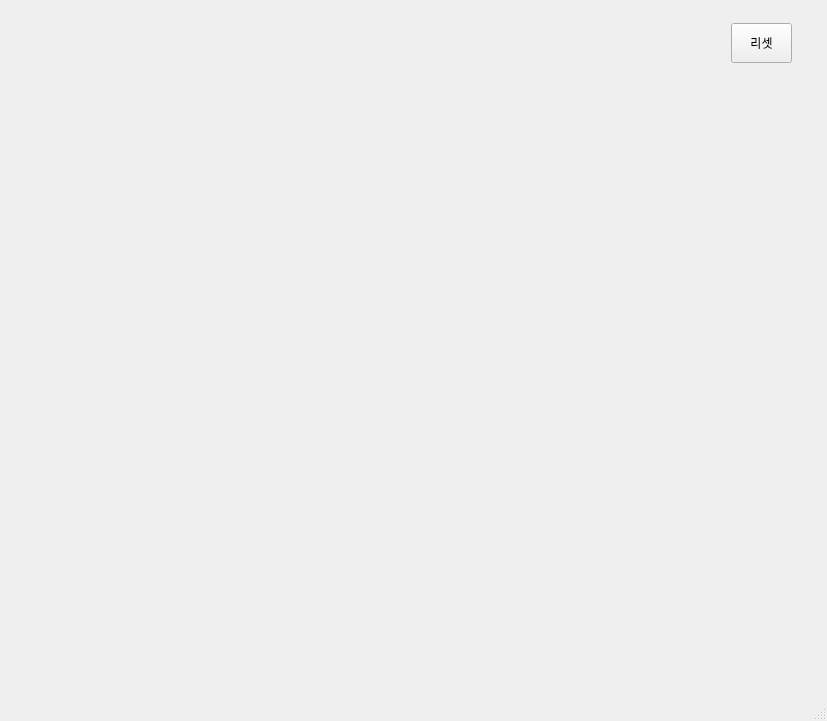
<?xml version="1.0" encoding="UTF-8"?>
<ui version="4.0">
 <class>MainWindow</class>
 <widget class="QMainWindow" name="MainWindow">
  <property name="geometry">
   <rect>
    <x>0</x>
    <y>0</y>
    <width>827</width>
    <height>721</height>
   </rect>
  </property>
  <property name="windowTitle">
   <string>MainWindow</string>
  </property>
  <widget class="QWidget" name="centralwidget">
   <widget class="QPushButton" name="pb">
    <property name="geometry">
     <rect>
      <x>731</x>
      <y>23</y>
      <width>61</width>
      <height>40</height>
     </rect>
    </property>
    <property name="text">
     <string>리셋</string>
    </property>
    <property name="iconSize">
     <size>
      <width>40</width>
      <height>40</height>
     </size>
    </property>
   </widget>
  </widget>
  <widget class="QMenuBar" name="menubar">
   <property name="geometry">
    <rect>
     <x>0</x>
     <y>0</y>
     <width>827</width>
     <height>31</height>
    </rect>
   </property>
  </widget>
  <widget class="QStatusBar" name="statusbar"/>
 </widget>
 <resources/>
 <connections/>
</ui>
